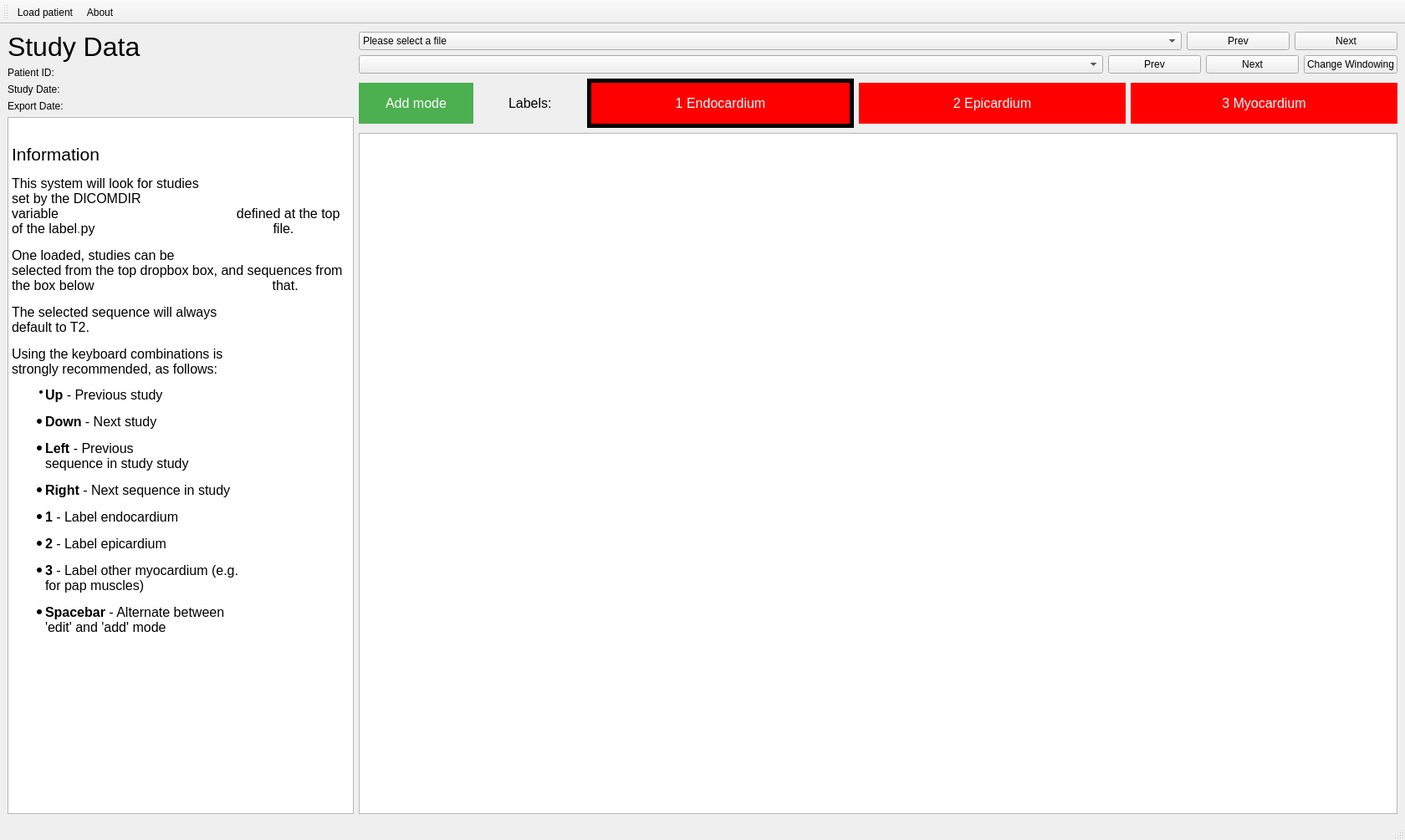
<?xml version="1.0" encoding="UTF-8"?>
<ui version="4.0">
    <class>MainWindow</class>
    <widget class="QMainWindow" name="MainWindow">
        <property name="enabled">
            <bool>true</bool>
        </property>
        <property name="geometry">
            <rect>
                <x>0</x>
                <y>0</y>
                <width>1680</width>
                <height>1005</height>
            </rect>
        </property>
        <property name="windowTitle">
            <string>Image Annotator</string>
        </property>
        <widget class="QWidget" name="centralwidget">
            <layout class="QGridLayout" name="gridLayout" columnstretch="1,3">
                <item row="0" column="1">
                    <layout class="QVBoxLayout" name="verticalLayout_Centre">
                        <item>
                            <layout class="QHBoxLayout" name="horizontalLayout_Study" stretch="8,1,1">
                                <item>
                                    <widget class="QComboBox" name="comboBox_studies">
                                        <property name="enabled">
                                            <bool>true</bool>
                                        </property>
                                        <property name="editable">
                                            <bool>false</bool>
                                        </property>
                                        <property name="currentText">
                                            <string>Please select a file</string>
                                        </property>
                                        <item>
                                            <property name="text">
                                                <string>Please select a file</string>
                                            </property>
                                        </item>
                                    </widget>
                                </item>
                                <item>
                                    <widget class="QPushButton" name="pushButton_prevstudy">
                                        <property name="text">
                                            <string>Prev</string>
                                        </property>
                                    </widget>
                                </item>
                                <item>
                                    <widget class="QPushButton" name="pushButton_nextstudy">
                                        <property name="text">
                                            <string>Next</string>
                                        </property>
                                    </widget>
                                </item>
                            </layout>
                        </item>
                        <item>
                            <layout class="QHBoxLayout" name="horizontalLayout_Seq" stretch="8,1,1,0">
                                <item>
                                    <widget class="QComboBox" name="comboBox_sequences">
                                        <property name="currentText">
                                            <string/>
                                        </property>
                                    </widget>
                                </item>
                                <item>
                                    <widget class="QPushButton" name="pushButton_prevseq">
                                        <property name="text">
                                            <string>Prev</string>
                                        </property>
                                    </widget>
                                </item>
                                <item>
                                    <widget class="QPushButton" name="pushButton_nextseq">
                                        <property name="text">
                                            <string>Next</string>
                                        </property>
                                    </widget>
                                </item>
                                <item>
                                    <widget class="QPushButton" name="pushButton_changeWindow">
                                        <property name="text">
                                            <string>Change Windowing</string>
                                        </property>
                                    </widget>
                                </item>
                            </layout>
                        </item>
                        <item>
                            <layout class="QHBoxLayout" name="horizontalLayout_Buttons" stretch="1,0,3,3,3">
                                <item>
                                    <widget class="QPushButton" name="pushButton_mode">
                                        <property name="enabled">
                                            <bool>true</bool>
                                        </property>
                                        <property name="styleSheet">
                                            <string notr="true">background-color: #4CAF50; /* Green */
                                                border: none;
                                                color: white;
                                                padding: 15px 32px;
                                                text-align: center;
                                                text-decoration: none;
                                                display: inline-block;
                                                font-size: 16px;
                                            </string>
                                        </property>
                                        <property name="text">
                                            <string>Add mode</string>
                                        </property>
                                    </widget>
                                </item>
                                <item>
                                    <widget class="QLabel" name="label_Labels">
                                        <property name="styleSheet">
                                            <string notr="true">border: none;
                                                color: black;
                                                padding: 15px 32px;
                                                text-align: right;
                                                text-decoration: none;
                                                font-size: 16px;
                                            </string>
                                        </property>
                                        <property name="text">
                                            <string>Labels:</string>
                                        </property>
                                    </widget>
                                </item>
                                <item>
                                    <widget class="QPushButton" name="pushButton_endo">
                                        <property name="enabled">
                                            <bool>true</bool>
                                        </property>
                                        <property name="styleSheet">
                                            <string notr="true">background-color: #FF0000; /* Green */
                                                border:5px solid #000000;
                                                color: white;
                                                padding: 15px 32px;
                                                text-align: center;
                                                text-decoration: none;
                                                display: inline-block;
                                                font-size: 16px;
                                            </string>
                                        </property>
                                        <property name="text">
                                            <string>1 Endocardium</string>
                                        </property>
                                    </widget>
                                </item>
                                <item>
                                    <widget class="QPushButton" name="pushButton_epi">
                                        <property name="enabled">
                                            <bool>true</bool>
                                        </property>
                                        <property name="styleSheet">
                                            <string notr="true">background-color: #FF0000; /* Green */
                                                border: none;
                                                color: white;
                                                padding: 15px 32px;
                                                text-align: center;
                                                text-decoration: none;
                                                display: inline-block;
                                                font-size: 16px;
                                            </string>
                                        </property>
                                        <property name="text">
                                            <string>2 Epicardium</string>
                                        </property>
                                    </widget>
                                </item>
                                <item>
                                    <widget class="QPushButton" name="pushButton_myo">
                                        <property name="enabled">
                                            <bool>true</bool>
                                        </property>
                                        <property name="styleSheet">
                                            <string notr="true">background-color: #FF0000; /* Green */
                                                border: none;
                                                color: white;
                                                padding: 15px 32px;
                                                text-align: center;
                                                text-decoration: none;
                                                display: inline-block;
                                                font-size: 16px;
                                            </string>
                                        </property>
                                        <property name="text">
                                            <string>3 Myocardium</string>
                                        </property>
                                    </widget>
                                </item>
                            </layout>
                        </item>
                        <item>
                            <widget class="PlotWidget" name="plotWidget">
                                <property name="enabled">
                                    <bool>true</bool>
                                </property>
                            </widget>
                        </item>
                    </layout>
                </item>
                <item row="0" column="0">
                    <layout class="QVBoxLayout" name="verticalLayout_Left" stretch="0,0">
                        <item>
                            <layout class="QVBoxLayout" name="verticalLayout">
                                <item>
                                    <widget class="QLabel" name="label_StudyData">
                                        <property name="font">
                                            <font>
                                                <pointsize>24</pointsize>
                                            </font>
                                        </property>
                                        <property name="text">
                                            <string>Study Data</string>
                                        </property>
                                    </widget>
                                </item>
                                <item>
                                    <widget class="QLabel" name="label_PatientID">
                                        <property name="text">
                                            <string>Patient ID:</string>
                                        </property>
                                    </widget>
                                </item>
                                <item>
                                    <widget class="QLabel" name="label_StudyDate">
                                        <property name="text">
                                            <string>Study Date:</string>
                                        </property>
                                    </widget>
                                </item>
                                <item>
                                    <widget class="QLabel" name="label_ExportDate">
                                        <property name="text">
                                            <string>Export Date:</string>
                                        </property>
                                    </widget>
                                </item>
                            </layout>
                        </item>
                        <item>
                            <layout class="QVBoxLayout" name="verticalLayout_Info">
                                <item>
                                    <widget class="QTextBrowser" name="textBrowser">
                                        <property name="html">
                                            <string>&lt;!DOCTYPE HTML PUBLIC &quot;-//W3C//DTD HTML 4.0//EN&quot; &quot;http://www.w3.org/TR/REC-html40/strict.dtd&quot;&gt;
                                                &lt;html&gt;&lt;head&gt;&lt;meta name=&quot;qrichtext&quot; content=&quot;1&quot;
                                                /&gt;&lt;style type=&quot;text/css&quot;&gt;
                                                p, li { white-space: pre-wrap; }
                                                &lt;/style&gt;&lt;/head&gt;&lt;body style=&quot; font-family:'MS Shell
                                                Dlg 2'; font-size:8.25pt; font-weight:400; font-style:normal;&quot;&gt;
                                                &lt;p style=&quot; margin-top:0px; margin-bottom:0px; margin-left:0px;
                                                margin-right:0px; -qt-block-indent:0; text-indent:0px;&quot;&gt;&lt;span
                                                style=&quot; font-size:16pt;&quot;&gt;Information&lt;/span&gt;&lt;/p&gt;
                                                &lt;p style=&quot;-qt-paragraph-type:empty; margin-top:0px;
                                                margin-bottom:0px; margin-left:0px; margin-right:0px;
                                                -qt-block-indent:0; text-indent:0px; font-size:16pt;&quot;&gt;&lt;br /&gt;&lt;/p&gt;
                                                &lt;p style=&quot; margin-top:0px; margin-bottom:0px; margin-left:0px;
                                                margin-right:0px; -qt-block-indent:0; text-indent:0px;&quot;&gt;&lt;span
                                                style=&quot; font-size:12pt;&quot;&gt;This system will look for studies
                                                set by the &lt;/span&gt;&lt;span style=&quot; font-family:'Courier New';
                                                font-size:12pt; color:#000000; background-color:#ffffff;&quot;&gt;DICOMDIR
                                                &lt;/span&gt;&lt;span style=&quot; font-size:12pt;&quot;&gt;variable
                                                defined at the top of the &lt;/span&gt;&lt;span style=&quot;
                                                font-family:'Courier New'; font-size:12pt; color:#000000;
                                                background-color:#ffffff;&quot;&gt;label&lt;/span&gt;&lt;span style=&quot;
                                                font-family:'Courier New'; font-size:12pt; color:#808030;&quot;&gt;.&lt;/span&gt;&lt;span
                                                style=&quot; font-family:'Courier New'; font-size:12pt; color:#000000;&quot;&gt;py
                                                &lt;/span&gt;&lt;span style=&quot; font-size:12pt;&quot;&gt;file.&lt;/span&gt;&lt;/p&gt;
                                                &lt;p style=&quot;-qt-paragraph-type:empty; margin-top:0px;
                                                margin-bottom:0px; margin-left:0px; margin-right:0px;
                                                -qt-block-indent:0; text-indent:0px; font-size:12pt;&quot;&gt;&lt;br /&gt;&lt;/p&gt;
                                                &lt;p style=&quot; margin-top:0px; margin-bottom:0px; margin-left:0px;
                                                margin-right:0px; -qt-block-indent:0; text-indent:0px;&quot;&gt;&lt;span
                                                style=&quot; font-size:12pt;&quot;&gt;One loaded, studies can be
                                                selected from the top dropbox box, and sequences from the box below
                                                that.&lt;/span&gt;&lt;/p&gt;
                                                &lt;p style=&quot;-qt-paragraph-type:empty; margin-top:0px;
                                                margin-bottom:0px; margin-left:0px; margin-right:0px;
                                                -qt-block-indent:0; text-indent:0px; font-size:12pt;&quot;&gt;&lt;br /&gt;&lt;/p&gt;
                                                &lt;p style=&quot; margin-top:0px; margin-bottom:0px; margin-left:0px;
                                                margin-right:0px; -qt-block-indent:0; text-indent:0px;&quot;&gt;&lt;span
                                                style=&quot; font-size:12pt;&quot;&gt;The selected sequence will always
                                                default to T2.&lt;/span&gt;&lt;/p&gt;
                                                &lt;p style=&quot;-qt-paragraph-type:empty; margin-top:0px;
                                                margin-bottom:0px; margin-left:0px; margin-right:0px;
                                                -qt-block-indent:0; text-indent:0px; font-size:12pt;&quot;&gt;&lt;br /&gt;&lt;/p&gt;
                                                &lt;p style=&quot; margin-top:0px; margin-bottom:0px; margin-left:0px;
                                                margin-right:0px; -qt-block-indent:0; text-indent:0px;&quot;&gt;&lt;span
                                                style=&quot; font-size:12pt;&quot;&gt;Using the keyboard combinations is
                                                strongly recommended, as follows:&lt;/span&gt;&lt;/p&gt;
                                                &lt;ul style=&quot;margin-top: 0px; margin-bottom: 0px; margin-left:
                                                0px; margin-right: 0px; -qt-list-indent: 1;&quot;&gt;&lt;li style=&quot;
                                                font-size:8pt;&quot; style=&quot; margin-top:12px; margin-bottom:0px;
                                                margin-left:0px; margin-right:0px; -qt-block-indent:0; text-indent:0px;&quot;&gt;&lt;span
                                                style=&quot; font-size:12pt; font-weight:600;&quot;&gt;Up&lt;/span&gt;&lt;span
                                                style=&quot; font-size:12pt;&quot;&gt; - Previous study&lt;/span&gt;&lt;/li&gt;&lt;/ul&gt;
                                                &lt;p style=&quot;-qt-paragraph-type:empty; margin-top:0px;
                                                margin-bottom:0px; margin-left:0px; margin-right:0px;
                                                -qt-block-indent:1; text-indent:0px; font-size:12pt;&quot;&gt;&lt;br /&gt;&lt;/p&gt;
                                                &lt;ul style=&quot;margin-top: 0px; margin-bottom: 0px; margin-left:
                                                0px; margin-right: 0px; -qt-list-indent: 1;&quot;&gt;&lt;li style=&quot;
                                                font-size:12pt;&quot; style=&quot; margin-top:0px; margin-bottom:0px;
                                                margin-left:0px; margin-right:0px; -qt-block-indent:0; text-indent:0px;&quot;&gt;&lt;span
                                                style=&quot; font-weight:600;&quot;&gt;Down&lt;/span&gt; - Next study&lt;/li&gt;&lt;/ul&gt;
                                                &lt;p style=&quot;-qt-paragraph-type:empty; margin-top:0px;
                                                margin-bottom:0px; margin-left:0px; margin-right:0px;
                                                -qt-block-indent:1; text-indent:0px; font-size:12pt;&quot;&gt;&lt;br /&gt;&lt;/p&gt;
                                                &lt;ul style=&quot;margin-top: 0px; margin-bottom: 0px; margin-left:
                                                0px; margin-right: 0px; -qt-list-indent: 1;&quot;&gt;&lt;li style=&quot;
                                                font-size:12pt;&quot; style=&quot; margin-top:0px; margin-bottom:0px;
                                                margin-left:0px; margin-right:0px; -qt-block-indent:0; text-indent:0px;&quot;&gt;&lt;span
                                                style=&quot; font-weight:600;&quot;&gt;Left&lt;/span&gt; - Previous
                                                sequence in study study&lt;/li&gt;
                                                &lt;p style=&quot;-qt-paragraph-type:empty; margin-top:0px;
                                                margin-bottom:0px; margin-left:0px; margin-right:0px;
                                                -qt-block-indent:1; text-indent:0px; font-size:12pt;&quot;&gt;&lt;br /&gt;&lt;/p&gt;
                                                &lt;li style=&quot; font-size:12pt;&quot; style=&quot; margin-top:0px;
                                                margin-bottom:0px; margin-left:0px; margin-right:0px;
                                                -qt-block-indent:0; text-indent:0px;&quot;&gt;&lt;span style=&quot;
                                                font-weight:600;&quot;&gt;Right&lt;/span&gt; - Next sequence in study&lt;/li&gt;
                                                &lt;p style=&quot;-qt-paragraph-type:empty; margin-top:0px;
                                                margin-bottom:0px; margin-left:0px; margin-right:0px;
                                                -qt-block-indent:1; text-indent:0px; font-size:12pt;&quot;&gt;&lt;br /&gt;&lt;/p&gt;
                                                &lt;li style=&quot; font-size:12pt;&quot; style=&quot; margin-top:0px;
                                                margin-bottom:0px; margin-left:0px; margin-right:0px;
                                                -qt-block-indent:0; text-indent:0px;&quot;&gt;&lt;span style=&quot;
                                                font-weight:600;&quot;&gt;1&lt;/span&gt; - Label endocardium&lt;/li&gt;
                                                &lt;p style=&quot;-qt-paragraph-type:empty; margin-top:0px;
                                                margin-bottom:0px; margin-left:0px; margin-right:0px;
                                                -qt-block-indent:1; text-indent:0px; font-size:12pt;&quot;&gt;&lt;br /&gt;&lt;/p&gt;
                                                &lt;li style=&quot; font-size:12pt;&quot; style=&quot; margin-top:0px;
                                                margin-bottom:0px; margin-left:0px; margin-right:0px;
                                                -qt-block-indent:0; text-indent:0px;&quot;&gt;&lt;span style=&quot;
                                                font-weight:600;&quot;&gt;2&lt;/span&gt; - Label epicardium&lt;/li&gt;
                                                &lt;p style=&quot;-qt-paragraph-type:empty; margin-top:0px;
                                                margin-bottom:0px; margin-left:0px; margin-right:0px;
                                                -qt-block-indent:1; text-indent:0px; font-size:12pt;&quot;&gt;&lt;br /&gt;&lt;/p&gt;
                                                &lt;li style=&quot; font-size:12pt;&quot; style=&quot; margin-top:0px;
                                                margin-bottom:0px; margin-left:0px; margin-right:0px;
                                                -qt-block-indent:0; text-indent:0px;&quot;&gt;&lt;span style=&quot;
                                                font-weight:600;&quot;&gt;3&lt;/span&gt; - Label other myocardium (e.g.
                                                for pap muscles)&lt;/li&gt;
                                                &lt;p style=&quot;-qt-paragraph-type:empty; margin-top:0px;
                                                margin-bottom:0px; margin-left:0px; margin-right:0px;
                                                -qt-block-indent:1; text-indent:0px; font-size:12pt;&quot;&gt;&lt;br /&gt;&lt;/p&gt;
                                                &lt;li style=&quot; font-size:12pt;&quot; style=&quot; margin-top:0px;
                                                margin-bottom:0px; margin-left:0px; margin-right:0px;
                                                -qt-block-indent:0; text-indent:0px;&quot;&gt;&lt;span style=&quot;
                                                font-weight:600;&quot;&gt;Spacebar&lt;/span&gt; - Alternate between
                                                'edit' and 'add' mode&lt;/li&gt;&lt;/ul&gt;
                                                &lt;p style=&quot;-qt-paragraph-type:empty; margin-top:0px;
                                                margin-bottom:0px; margin-left:0px; margin-right:0px;
                                                -qt-block-indent:0; text-indent:0px; font-size:12pt;&quot;&gt;&lt;br /&gt;&lt;/p&gt;
                                                &lt;p style=&quot;-qt-paragraph-type:empty; margin-top:0px;
                                                margin-bottom:0px; margin-left:0px; margin-right:0px;
                                                -qt-block-indent:0; text-indent:0px; font-size:12pt;&quot;&gt;&lt;br /&gt;&lt;/p&gt;&lt;/body&gt;&lt;/html&gt;
                                            </string>
                                        </property>
                                    </widget>
                                </item>
                            </layout>
                        </item>
                    </layout>
                </item>
            </layout>
        </widget>
        <widget class="QStatusBar" name="statusbar"/>
        <widget class="QToolBar" name="toolBar">
            <property name="enabled">
                <bool>true</bool>
            </property>
            <property name="windowTitle">
                <string>toolBar</string>
            </property>
            <attribute name="toolBarArea">
                <enum>TopToolBarArea</enum>
            </attribute>
            <attribute name="toolBarBreak">
                <bool>false</bool>
            </attribute>
            <addaction name="actionLoad_study"/>
            <addaction name="actionAbout"/>
        </widget>
        <action name="actionLoad_study">
            <property name="icon">
                <iconset>
                    <normaloff>../../BARD/ui/icons/Patient.png</normaloff>../../BARD/ui/icons/Patient.png
                </iconset>
            </property>
            <property name="text">
                <string>Load patient</string>
            </property>
            <property name="shortcut">
                <string>Ctrl+N</string>
            </property>
        </action>
        <action name="actionAbout">
            <property name="icon">
                <iconset>
                    <normaloff>../../BARD/ui/icons/About.png</normaloff>../../BARD/ui/icons/About.png
                </iconset>
            </property>
            <property name="text">
                <string>About</string>
            </property>
            <property name="shortcut">
                <string>Ctrl+I</string>
            </property>
        </action>
        <action name="actionExit">
            <property name="text">
                <string>Exit</string>
            </property>
            <property name="shortcut">
                <string>Ctrl+Q</string>
            </property>
        </action>
    </widget>
    <customwidgets>
        <customwidget>
            <class>PlotWidget</class>
            <extends>QGraphicsView</extends>
            <header>pyqtgraph</header>
        </customwidget>
    </customwidgets>
    <resources/>
    <connections/>
</ui>
